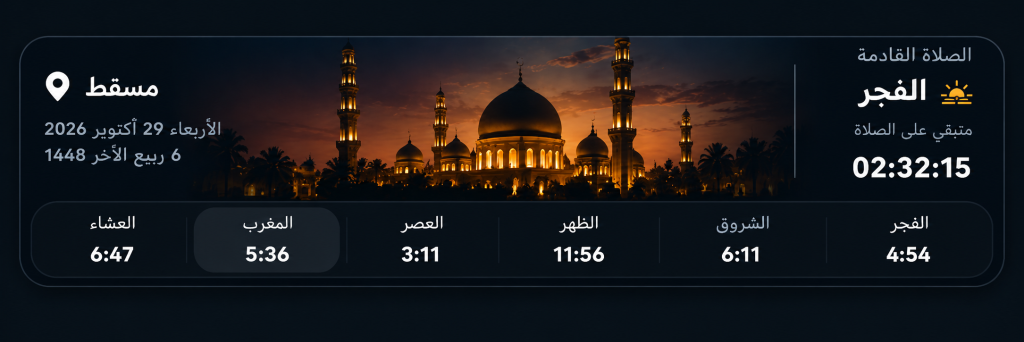
#> input picture design-references/user-mosque-original.png, 2048 x 684 px (shown at 1/2 size)
$ python extract-reference-asset.py
#> lines starting #> are read from the running program, lines starting #| are printed output that depends on the picture
"""Extract approved original screenshot pixels only; no synthesis, retouching or resampling."""
from pathlib import Path
from PIL import Image
import hashlib,json
root=Path(__file__).resolve().parents[1]
source=root/'design-references/user-mosque-original.png'
box=(460,78,1580,400)
with Image.open(source) as im:
#> im is the input picture: PIL image 2048x684 RGBA; mean R, G, B, A 25.5, 25.8, 28.6, 255
 assert im.size==(2048,684),'Crop coordinates are specific to the supplied approved original.'
 crop=im.crop(box)
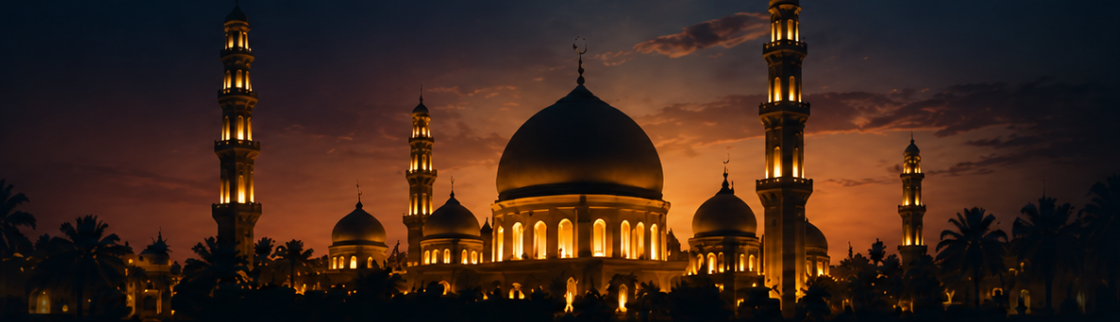
#> crop: PIL image 1120x322 RGBA; mean R, G, B, A 60.3, 37.5, 26.4, 255
 output=root/'dist/images/mosque-reference-original.png';crop.save(output)
 native=root/'android/app/src/main/res/drawable-nodpi/widget_reference_mosque.png';native.parent.mkdir(exist_ok=True);native.write_bytes(output.read_bytes())
meta={'source':'User uploaded Salati_Original_Mosque_References.zip / 01_original_widget_reference.png','source_repository_path':str(source.relative_to(root)),'source_sha256':hashlib.sha256(source.read_bytes()).hexdigest(),'crop_box':box,'size':list(crop.size),'web_asset':'images/mosque-reference-original.png','native_asset':str(native.relative_to(root)),'asset_sha256':hashlib.sha256(output.read_bytes()).hexdigest(),'processing':'Lossless PNG crop only. No new image, generated replacement, inpainting, resampling or color changes.','day_night':'The same approved pixels are used in both modes; Android changes only its text-legibility overlay.'}
(root/'design-references/mosque-crop.json').write_text(json.dumps(meta,ensure_ascii=False,indent=2)+'\n')
(root/'dist/images/SELECTED-MOSQUE-SOURCE.json').write_text(json.dumps(meta,ensure_ascii=False,indent=2)+'\n')
print('Extracted exact original pixels:',crop.size)
#| Extracted exact original pixels: (1120, 322)
